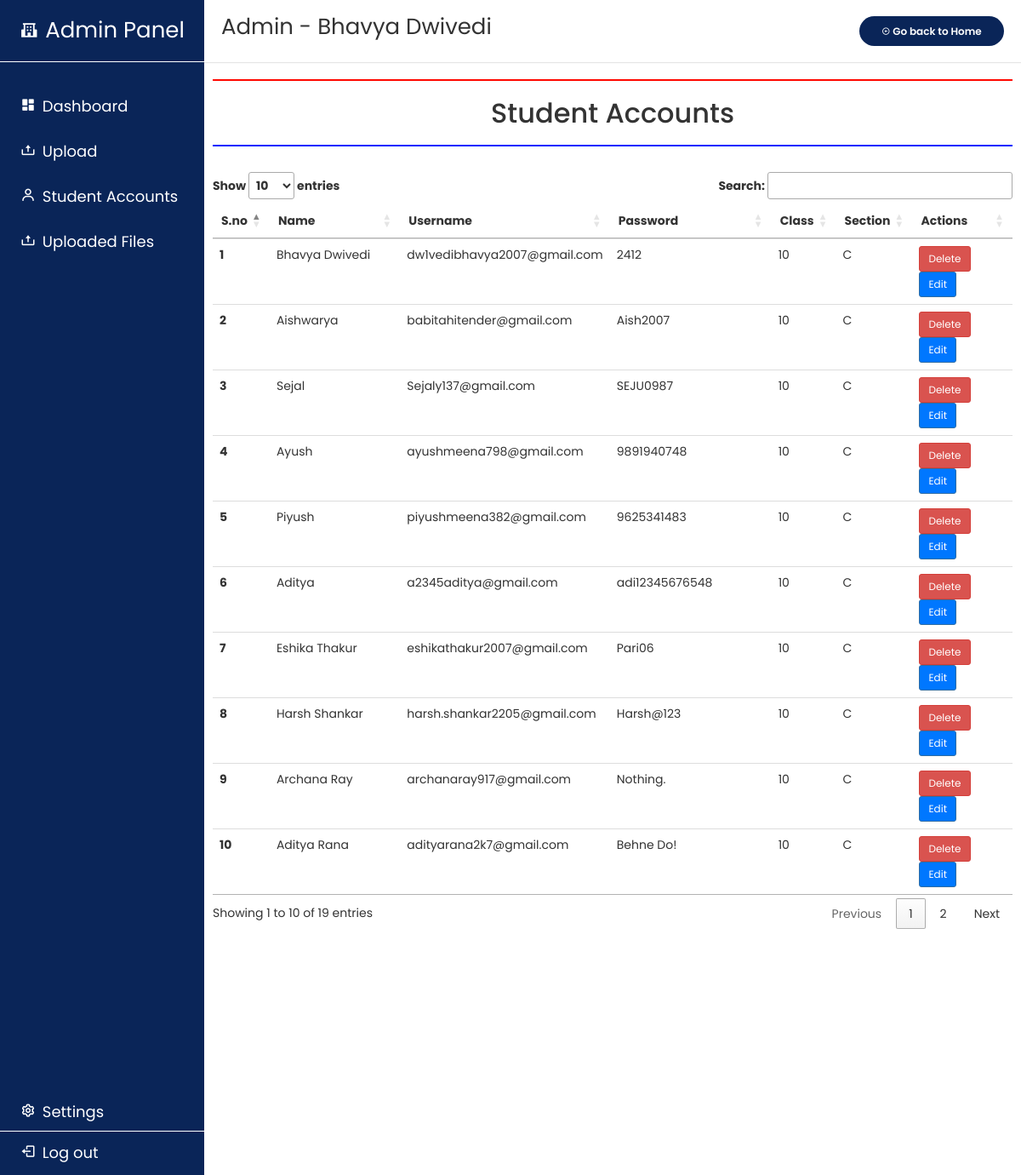
The app's page /admin/studentacc.php (signed in) with its own data.
### tables this page shows
CREATE TABLE `idpass` (
  `s.no` int(11) NOT NULL,
  `name` text NOT NULL,
  `username` varchar(50) NOT NULL,
  `password` varchar(50) NOT NULL,
  `role_as` int(11) NOT NULL DEFAULT 0,
  `date` datetime NOT NULL,
  `class` int(11) NOT NULL,
  `section` text NOT NULL
);

### includes/functions.php (called while the page is built, shortened)
<?php
    function login(){
      $login = false;
      if(isset($_SESSION['name'])){
        $login = true;
      }
      return $login;
    }

### admin/studentacc.php (the view, shortened to what this page needs)
<?php
include("../includes/functions.php");
include("../database/logindb/database.php");
if(login()==true){
  if($_SESSION['role'] >= 0){
?>
<!DOCTYPE html>
<html lang="en">
  <link href='https://unpkg.com/boxicons@2.0.7/css/boxicons.min.css' rel='stylesheet'>
  <link rel="stylesheet" href="./css/studentacc.css?v=<?php echo time(); ?>">
  <link rel="stylesheet" href="//cdn.datatables.net/1.13.1/css/jquery.dataTables.min.css">
  <link rel="stylesheet" href="https://maxcdn.bootstrapcdn.com/bootstrap/3.4.1/css/bootstrap.min.css">
<body>
    <section class="content_box">
        <div class="sidebar">
            <div class="logo-details">
                <i class='bx bxs-school'></i>
                <span class="logo_name">Admin Panel</span>
            </div>
            <ul class="nav_links">
                <li>
                    <a href="#"><i class='bx bxs-dashboard'></i>
                        <span class="links_name">Dashboard</span>
                    </a>
                </li>
                <li>
                    <a href="./admin.php">
                        <i class='bx bx-upload'></i>
                        <span class="links_name">Upload</span>
                    </a>
                </li>
                <li>
                    <a href="#">
                        <i class='bx bx-user'></i>
                        <span class="links_name">Student Accounts</span>
                    </a>
                </li>
                <li>
                    <a href="./uploadedfiles.php">
                        <i class='bx bx-upload'></i>
                        <span class="links_name">Uploaded Files</span>
                    </a>
                </li>
            </ul>
            <div class="bottom">
                <li class="settings">
                    <a href="/settings.html">
                        <i class='bx bx-cog'></i>
                        <span class="links_name">Settings</span>
                    </a>
                </li>
                <li class="log_out">
                    <a href="../logout.php">
                        <i class='bx bx-log-out'></i>
                        <span class="links_name">Log out</span>
                    </a>
                </li>
            </div>
        </div>
        <div class="n">
            <div class="nav1">
                <nav>
                    <div class="admin"><p>Admin - <?php echo $_SESSION['name']; ?></p></div>
                </nav>
                <div class="back_to_home">
                    <button class="back_btn" onclick="window.location.href='../index.php'" >
                      <i class='bx bx-left-arrow-circle '></i> Go back to Home
                    </button>
                </div>
            </div>
<div class="data">
<div class="studenttext">
    <h1 class="h1">Student Accounts</h1>
</div>
    <div class="datatable">
    <table class="table" id="myTable">
    <thead>
        <tr>
            <th scope="col">S.no</th>
            <th scope="col">Name</th>
            <th scope="col">Username</th>
            <th scope="col">Password</th>
            <th scope="col">Class</th>
            <th scope="col">Section</th>
            <th scope="col">Actions</th>
        </tr>
    </thead>
    <tbody>
        <?php
        $sql = "SELECT * FROM `idpass` WHERE `class`=10 AND `role_as`=0;";
        $result = mysqli_query($con, $sql);
        $sno = 0;
        while ($row = mysqli_fetch_assoc($result)) {
            $sno = $sno + 1;
            echo "<tr>
            <th scope='row'>" . $sno . "</th>
            <td class='td'>" . $row['name'] . "</td>
            <td class='td'>" . $row['username'] . "</td>
            <td class='td'>" . $row['password'] . "</td>
            <td class='td'>" . $row['class'] . "</td>
            <td class='td'>" . $row['section'] . "</td>
            <td class='td'> <button data-toggle='modal' data-target='#editModal' class=' btn btn-sm btn-danger' id=" .$row['s.no']. ">Delete</button> <button data-toggle='modal' data-target='#editModal' class='edit btn btn-sm btn-primary' id=" .$row['s.no']. ">Edit</button> </td>
            </tr>";
        }
        ?>
        </tbody>
        </table>
    </div>
    </div>
    </section>
</body>
</html>
<?php
}else{
  echo "Access Denied ";
  ?>
  <button onclick="window.location.href='../login/login.php'">Login!</button>
  <?php
 }
?>
<?php
}else{
  echo "You Need To Be Logged In ";
  ?>
  <button onclick="window.location.href='../login/login.php'">Login!</button>
  <?php
}
?>

### admin/css/studentacc.css (style rules this page uses)
* { margin: 0; padding: 0; box-sizing: border-box; font-family: 'Poppins', sans-serif; }
.content_box { width: 100%; height: 100vh; display: flex; overflow: hidden; }
.nav_links li { list-style: none; }
.nav_links li a { text-decoration: none; }
.sidebar { width: 20%; height: 100vh; background-color: #0A2558; ; }
.sidebar .logo-details { display: flex; height: 73px; width: 100%; border-bottom: 1px solid white; align-items: center; justify-content: center; color: white; }
.logo_name { font-size: 26px; }
.logo-details i { font-size: 22px; margin-right: 8px; }
.nav_links { height: fit-content; position: relative; top: 30px; }
.nav_links li a { color: white; margin: 15px; padding-top: 15px; font-size: 18px; transition: all 0.4s ease; }
.nav_links i { margin-right: 3px; }
.nav_links li { padding: 9px; height: 45px; margin-bottom: 8px; cursor: pointer; }
.bottom { position: absolute; width: 20%; bottom: 0; }
.bottom li { padding: 9px; height: 45px; margin-bottom: 3px; list-style: none; cursor: pointer; }
.bottom li.settings { border-bottom: 1px solid white; }
.bottom li a { color: white; margin: 15px; padding-top: 15px; font-size: 18px; transition: all 0.4s ease; text-decoration: none; }
.bottom li i { margin-right: 3px; }
.n { width: 80%; overflow-y: scroll; height: 100%; }
.nav1 { display: flex; justify-content: space-between; height: 73px; background: #fff; align-items: center; position: sticky; padding: 0 20px; box-shadow: 0 1px 1px rgba(0, 0, 0, 0.1); }
.nav1 .admin p { font-size: 26px; }
.back_btn { color: #fff; background: #0A2558; border-radius: 48px; width: 170px; font-family: var(--lato); font-weight: 550; font-size: 12px; padding: 9px; border: none; }
.back_btn i { font-size: 10px; }
.datatable { margin: 10px; padding-top: 10px; padding-bottom: 10px; }
div.data { height: 100%; }
.studenttext { text-align: center; margin: 20px 10px; border-top: 2px solid rgb(255, 8, 0); border-bottom: 2px solid rgb(0, 38, 255); }
.studenttext h1.h1 { font-size: 32px; margin-top: 20px; margin-bottom: 20px; }
.btn.edit { background-color: rgb(0, 119, 255); }

### records on screen
idpass: name "Bhavya Dwivedi", username "dw1vedibhavya2007@gmail.com", password "2412", class "10", section "C"
idpass: name "Aishwarya", username "babitahitender@gmail.com", password "Aish2007", class "10", section "C"
idpass: name "Sejal", username "Sejaly137@gmail.com", password "SEJU0987", class "10", section "C"
idpass: name "Ayush", username "ayushmeena798@gmail.com", password "9891940748", class "10", section "C"
idpass: name "Piyush", username "piyushmeena382@gmail.com", password "9625341483", class "10", section "C"
idpass: name "Aditya", username "a2345aditya@gmail.com", password "adi12345676548", class "10", section "C"
idpass: name "Eshika Thakur", username "eshikathakur2007@gmail.com", password "Pari06", class "10", section "C"
idpass: name "Harsh Shankar", username "harsh.shankar2205@gmail.com", password "Harsh@123", class "10", section "C"
idpass: name "Archana Ray", username "archanaray917@gmail.com", password "Nothing.", class "10", section "C"
idpass: name "Aditya Rana", username "adityarana2k7@gmail.com", password "Behne Do!", class "10", section "C"

### other values on screen
$_SESSION['name'] "Bhavya Dwivedi"
